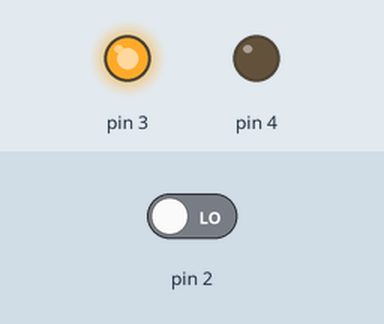
Recording of a sketch running on a simulated Arduino Uno, built with avr-gcc and run on an emulated ATmega328P. Shown: output pins drawn as LEDs (lit = HIGH). The inputs (shaded band) are chosen by the test bench; at power-on: pin 2 LOW.

Above: at 5.0 s.
5.1 s: pin 2 driven HIGH
At 5.4 s:
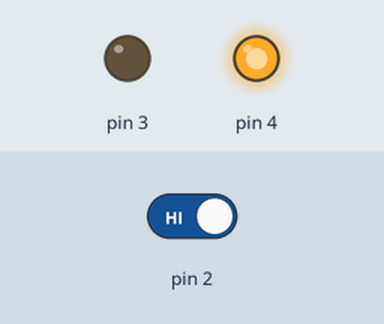
Timing chart, 0 to 8.1 s (numbered marks = the images above; inputs shaded):
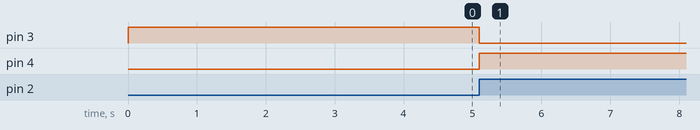

Measured:
- after the input at 5.1 s, pin 3: HIGH → LOW at once; pin 4: LOW → HIGH at once

The sketch:

Interrupt.ino
```cpp
#include <avr/io.h>


bool deger=false;
int basilma_suresi=0;
int birakilma_suresi=0;

int main()
{

 DDRD &=~(1<<PIND2);
 PORTD &=~(1<<PIND2);


 DDRD |=(1<<PIND3);
 DDRD |=(1<<PIND4);


EICRA |=(1<<ISC01);
EICRA  |=(1<<ISC00);//RİSİNG.

EIMSK |=(1<<INT0);//INT0 AKTİF.

//SREG |=(1<<7);
sei();


 while(1)
 {


 if(!deger)//false
 {
  PORTD |=(1<<PIND3);
  PORTD &=~(1<<PIND4);


 }

 else//true
 {
  PORTD |=(1<<PIND4);
  PORTD &=~(1<<PIND3);

 }


}
}

ISR(INT0_vect)
{

 basilma_suresi++;
 birakilma_suresi=0;
 if(basilma_suresi>=500)
 {
   if(!deger)
   {}
 }


 switch(deger)
 {
  case true:
   deger=false;
   break;

   case false:
   deger=true;
   break;
 }


}
```
